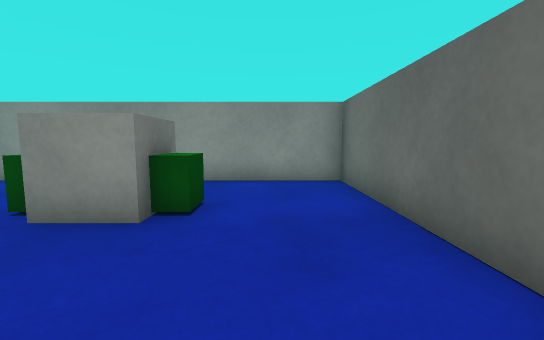
view 1 (above)

13 first-person views from a walk through a Unity game level. The camera is 0.51 m above the floor, tilts 6° down and sees 90° across. The floor is counted in squares, 0.5 m on a side. Each view is taken from the middle of a square. On the plan, view 1 faces up. The plan holds only what a view shows up to about 11 squares ahead; the rest is blank. The player character is not drawn. Surface patterns are stand-ins for the level's own textures.

view 2
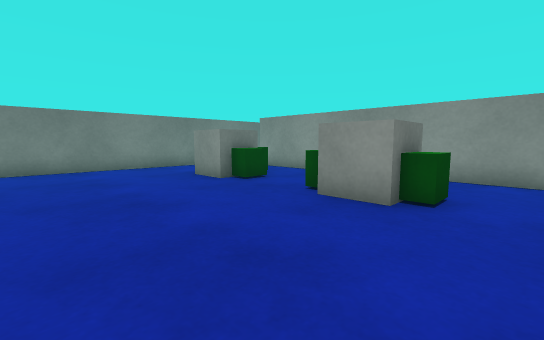

view 3
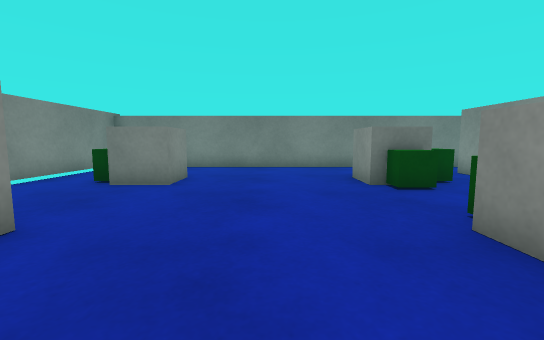

view 4
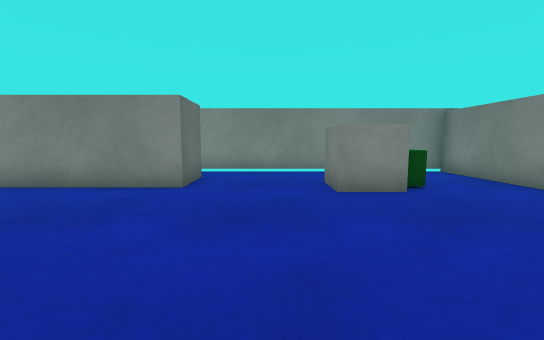

view 5
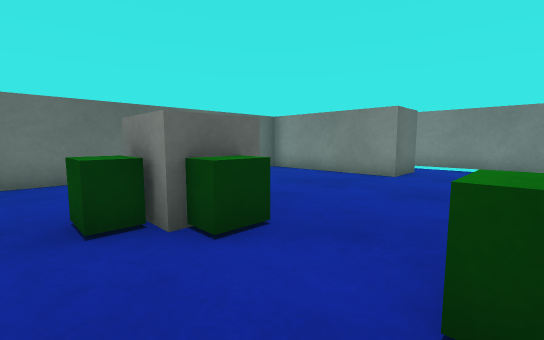

view 6
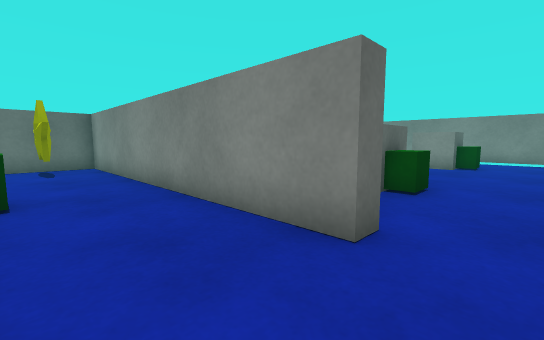

view 7
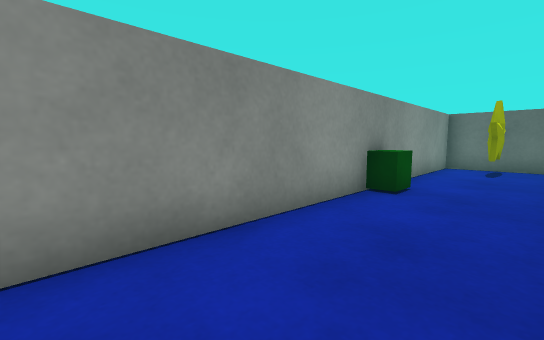

view 8
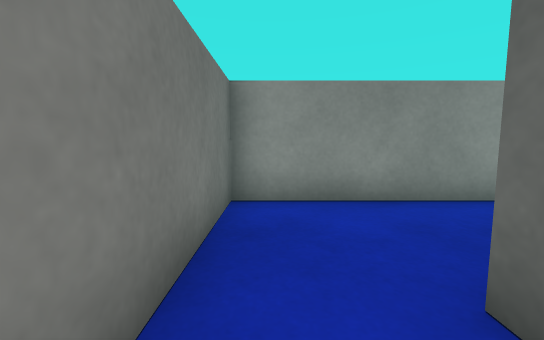

view 9
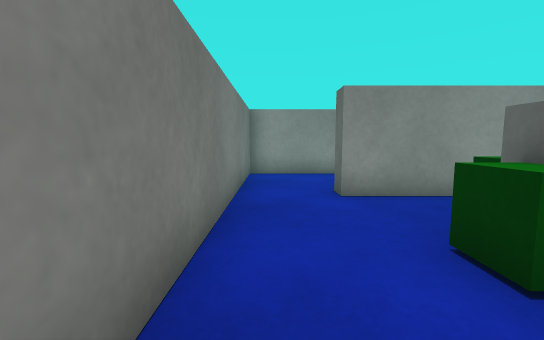

view 10
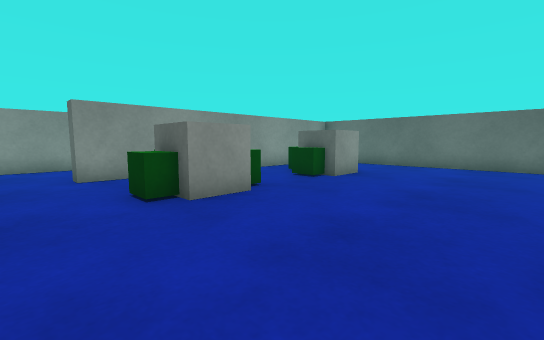

view 11
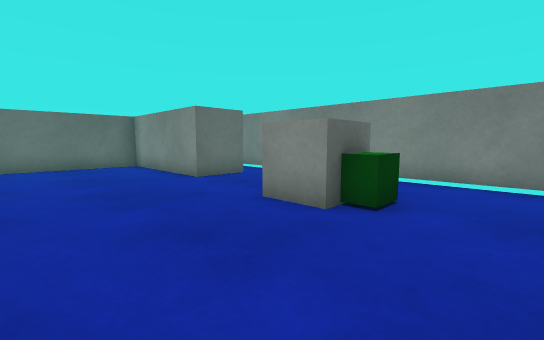

view 12
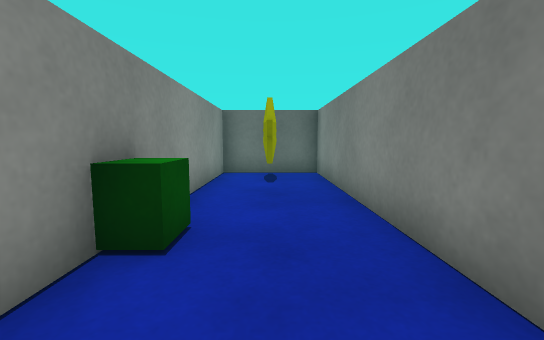

view 13
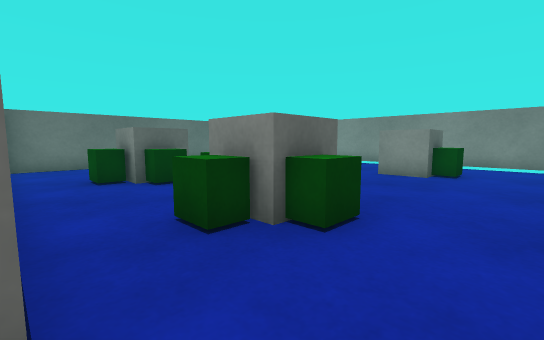

### Floor plan
Points are (right, up) in squares from view 1. A wall is a line through its corners. A room is listed if a view was taken in it or the views show most of it. See-through windows are left out.
Room 1 (views 1, 2, 3, 4, 5, 8, 9, 10, 11)
walls: (-3, -3.8) (-3, -1.9) (1.8, -1.9) (1.8, 7) (-8.7, 7); (-10.7, 6.4) (-10.7, -5.2) (-2, -5.2)
ways out: opening at (-9.5, 7) to room 2
objects: green block (-8, -3) to (-8, -2); green block (-8, 4); green block (-7, -3); other object (-7, -2) to (-6, -2); other object (-7, 3); green block (-7, 5); green block (-6, 4); green block (-4, 4) to (-3, 4); other object (-3, 3) to (-2, 3); green block (-3, 5) to (-2, 5); green block (-2, 4) to (-1, 4)
Room 2 (views 6, 7, 12, 13)
walls: (-8.7, 7) (-8.7, 7.5) (1.8, 7.5) (1.8, 10.6) (-10.7, 10.6) (-10.7, 6.4)
ways out: opening at (-9.5, 7) to room 1
objects: green block (-5, 10) to (-4, 10); other object (0, 9) to (1, 9)

Where each view was taken, in squares from view 1:
view 1: 0 up, 0 right, facing up
view 2: 1 down, 0 right, facing up-left
view 3: 1 up, 0 right, facing left
view 4: 4 up, 5 left, facing down
view 5: 6 up, 6 left, facing down-right
view 6: 10 up, 10 left, facing down-right
view 7: 8 up, 10 left, facing up-right
view 8: 6 up, 10 left, facing up
view 9: 2 up, 10 left, facing up
view 10: 1 down, 10 left, facing up-right
view 11: 2 up, 10 left, facing down-right
view 12: 9 up, 7 left, facing right
view 13: 7 up, 10 left, facing down-right
